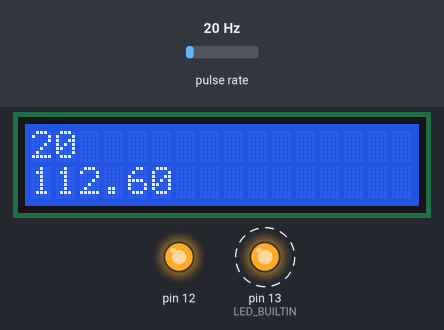
Recording of a sketch running on a simulated Arduino Uno, built with avr-gcc and run on an emulated ATmega328P. Parts: 16×2 character LCD, output pins drawn as LEDs (lit = HIGH). Wiring (inferred from the names in the program): pulse sensor: data pin 3. Dashed ring = blinking. The test bench sets the inputs (shaded band); at power-on: pulse rate 20 Hz. What the sketch prints to the serial monitor is not drawn.

Above: at 3.2 s.
3.3 s: pulse rate (sensor on pin 3) set to 50 Hz
At 5.9 s:
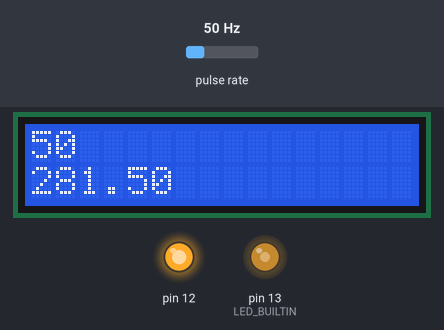
6.3 s: pulse rate (sensor on pin 3) set to 4 Hz
At 7.23 s:
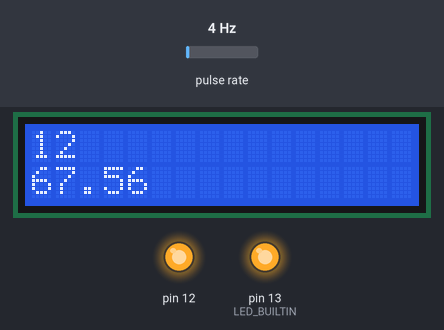
8.1 s: pulse rate (sensor on pin 3) set to 100 Hz
At 9.7 s:
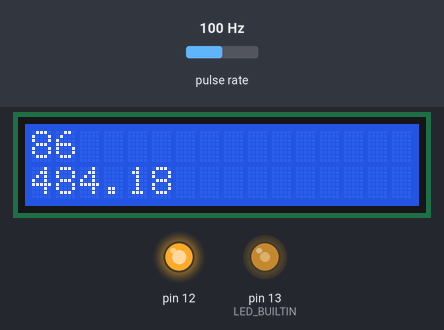
Timing chart, 0 to 16.7 s (numbered marks = the images above; inputs shaded):
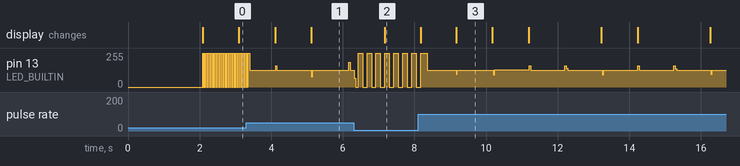

The sketch:

speed_sensor.ino
```cpp
#include <Wire.h>
#include <LiquidCrystal_I2C.h>
#define HallPin 3

LiquidCrystal_I2C lcd(0x27, 16, 2);

unsigned long refreshMillis;
boolean state = 1;
volatile byte rps;

void setup() {
  lcd.begin();
  Serial.begin(9600);
  pinMode(HallPin,INPUT_PULLUP);
  pinMode(12,OUTPUT);
  pinMode(LED_BUILTIN, OUTPUT);
  digitalWrite(12,HIGH);
  attachInterrupt(digitalPinToInterrupt(HallPin),enter,FALLING);
  lcd.print("Ready!");
  delay(2000);
}

void loop() {
  if((millis() - refreshMillis) > 1000) {
    lcd.clear();
    double kmh = 5.63*rps;
    Serial.println(String(rps)+" | "+String(kmh));
    lcd.print(rps);
    lcd.setCursor(0,1);
    lcd.print(kmh);
    rps = 0;
    refreshMillis = millis();
  }
  digitalWrite(LED_BUILTIN, !digitalRead(HallPin));
}

void enter() {
  rps++;
}
```

Measured:
- after the input at 3.3 s, the display: first changes after 0.81 s (image 1 shows a later state)
- after the input at 6.3 s, the display: changes after 0.88 s (image 2)
- what the display in image 3 shows lasts 1.0 s, from 9.2 s to 10.2 s
